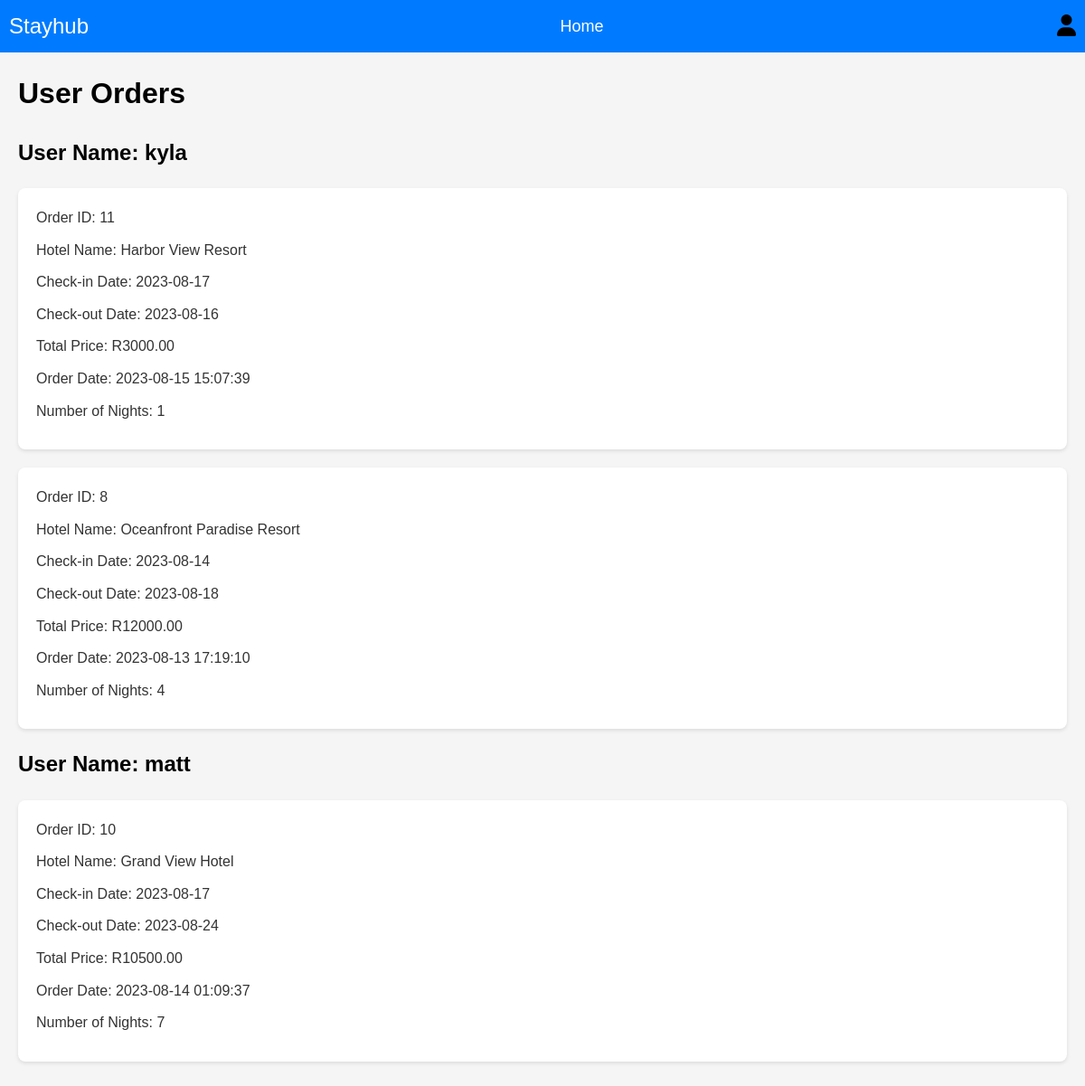
The page /pages/usersOrders.php (signed in) on the database its author committed.
### tables this page shows
CREATE TABLE `orders` (
  `order_id` int(11) NOT NULL,
  `user_id` int(11) NOT NULL,
  `hotel_id` int(11) NOT NULL,
  `check_in_date` date NOT NULL,
  `check_out_date` date NOT NULL,
  `total_price` decimal(10,2) DEFAULT NULL,
  `time_of_order` timestamp NOT NULL DEFAULT CURRENT_TIMESTAMP,
  `number_of_nights` int(11) DEFAULT NULL
);

CREATE TABLE `users` (
  `id` int(11) NOT NULL,
  `name` varchar(255) NOT NULL,
  `email` varchar(255) NOT NULL,
  `password` varchar(255) NOT NULL,
  `role` enum('customer','admin','blocked') NOT NULL DEFAULT 'customer'
);

CREATE TABLE `hotels` (
  `hotel_id` int(11) NOT NULL,
  `hotel_name` varchar(255) NOT NULL,
  `overview` text,
  `price_per_night` decimal(10,2) NOT NULL,
  `image_path` varchar(255) DEFAULT NULL,
  `status` varchar(255) NOT NULL,
  `number_of_beds` int(11) DEFAULT NULL,
  `pool_avail` enum('yes','no') DEFAULT NULL,
  `beach_view` enum('yes','no') DEFAULT NULL,
  `forest_view` enum('yes','no') DEFAULT NULL,
  `shuttle_service` enum('yes','no') DEFAULT NULL,
  `wifi_service` enum('yes','no') DEFAULT NULL,
  `concierge_service` enum('yes','no') DEFAULT NULL,
  `room_image` varchar(255) DEFAULT NULL,
  `bath_image` varchar(255) DEFAULT NULL,
  `view_image` varchar(255) DEFAULT NULL
);

### pages/usersOrders.php (the view, shortened to what this page needs)
<?php
$host = 'localhost';
$username = 'Mathew';
$password = 'mysql@123';
$database = 'stayhub';
$connection = mysqli_connect($host, $username, $password, $database);
$query = "SELECT orders.*, users.name AS user_name, hotels.hotel_name
          FROM orders
          JOIN users ON orders.user_id = users.id
          JOIN hotels ON orders.hotel_id = hotels.hotel_id
          ORDER BY orders.user_id, orders.time_of_order DESC";
$result = mysqli_query($connection, $query);
?>
<!DOCTYPE html>
<html lang="en">
<head>
    <link rel="stylesheet" type="text/css" href="../styling/css/usersOrders.css">
    <link rel="stylesheet" href="https://cdnjs.cloudflare.com/ajax/libs/font-awesome/6.0.0-beta3/css/all.min.css">
</head>
<body>
    <nav class="navbar">
        <div class="logo">
            <a href="#">Stayhub</a>
        </div>
        <ul class="nav-links">
            <li><a href="../pages/admin.php">Home</a></li>
        </ul>
        <div class="user-dropdown">
            <i class="fas fa-user"></i>
        </div>
    </nav>
    <div class="container">
        <h1 class="heading">User Orders</h1>
        <div>
            <?php
            $currentUserID = null;
            while ($order = mysqli_fetch_assoc($result)) {
                if ($order['user_id'] != $currentUserID) {
                    echo '<h2 class="heading">User Name: ' . $order['user_name'] . '</h2>';
                    $currentUserID = $order['user_id'];
                }
                echo '<div class="order-cards-container">';
                echo '<p>Order ID: ' . $order['order_id'] . '</p>';
                echo '<p>Hotel Name: ' . $order['hotel_name'] . '</p>';
                echo '<p>Check-in Date: ' . $order['check_in_date'] . '</p>';
                echo '<p>Check-out Date: ' . $order['check_out_date'] . '</p>';
                echo '<p>Total Price: R' . $order['total_price'] . '</p>';
                echo '<p>Order Date: ' . $order['time_of_order'] . '</p>';
                echo '<p>Number of Nights: ' . $order['number_of_nights'] . '</p>';
                echo '</div>';
            }
            ?>
        </div>
    </div>
</body>
</html>

### styling/css/usersOrders.css (style rules this page uses)
body, h1, h2, h3, p, a, ul, li { margin: 0; padding: 0; box-sizing: border-box; }
body { font-family: Arial, sans-serif; line-height: 1.6; background-color: #f5f5f5; }
.navbar { display: flex; justify-content: space-between; align-items: center; background-color: #007bff; padding: 10px; }
.logo a { color: #fff; font-size: 24px; text-decoration: none; }
.nav-links { list-style: none; display: flex; }
.nav-links li { margin-left: 20px; }
.nav-links a { color: #fff; text-decoration: none; font-size: 18px; }
.user-dropdown { font-size: 24px; position: relative; cursor: pointer; }
.container { max-width: 1200px; margin: 0 auto; padding: 20px; }
.heading { margin-bottom: 20px; }
.order-cards-container { background-color: #fff; padding: 20px; border-radius: 8px; box-shadow: 0 2px 4px rgba(0, 0, 0, 0.1); margin-bottom: 20px; }
.order-cards-container p { margin-bottom: 10px; font-size: 16px; color: #333; }

### rows shown on the page
orders: user.name "kyla", order_id "11", hotel.hotel_name "Harbor View Resort", check_in_date "2023-08-17", check_out_date "2023-08-16", total_price "3000.00", time_of_order "2023-08-15 15:07:39", number_of_nights "1"
orders: order_id "8", hotel.hotel_name "Oceanfront Paradise Resort", check_in_date "2023-08-14", check_out_date "2023-08-18", total_price "12000.00", time_of_order "2023-08-13 17:19:10", number_of_nights "4"
orders: user.name "matt", order_id "10", hotel.hotel_name "Grand View Hotel", check_in_date "2023-08-17", check_out_date "2023-08-24", total_price "10500.00", time_of_order "2023-08-14 01:09:37", number_of_nights "7"
